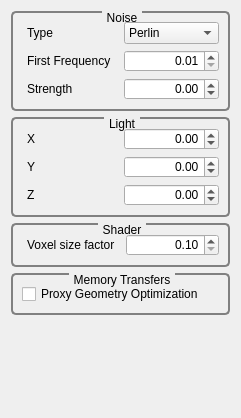
<?xml version="1.0" encoding="UTF-8"?>
<ui version="4.0">
 <class>GvQCustomEditor</class>
 <widget class="QWidget" name="GvQCustomEditor">
  <property name="geometry">
   <rect>
    <x>0</x>
    <y>0</y>
    <width>241</width>
    <height>418</height>
   </rect>
  </property>
  <property name="windowTitle">
   <string>Custom Editor</string>
  </property>
  <property name="styleSheet">
   <string>QGroupBox
{
     background-color: qlineargradient(x1: 0, y1: 0, x2: 0, y2: 1,
                                       stop: 0 #E0E0E0, stop: 1 #FFFFFF);
     border: 2px solid gray;
     border-radius: 5px;
     margin-top: 1ex; /* leave space at the top for the title */
 }

 QGroupBox::title
{
	 subcontrol-origin: margin;
     subcontrol-position: top center; /* position at the top center */
     padding: 0 3px;
     background-color: qlineargradient(x1: 0, y1: 0, x2: 0, y2: 1,
                                       stop: 0 #FFOECE, stop: 1 #FFFFFF);
 }

QLabel
{
	border-radius: 4px;
	padding: 2px;
 }
</string>
  </property>
  <layout class="QVBoxLayout" name="verticalLayout_2">
   <item>
    <widget class="QGroupBox" name="groupBox_4">
     <property name="title">
      <string>Noise</string>
     </property>
     <layout class="QGridLayout" name="gridLayout">
      <item row="0" column="0">
       <widget class="QLabel" name="label_3">
        <property name="text">
         <string>Type</string>
        </property>
       </widget>
      </item>
      <item row="0" column="1">
       <widget class="QComboBox" name="_noiseComboBox">
        <item>
         <property name="text">
          <string>Perlin</string>
         </property>
        </item>
       </widget>
      </item>
      <item row="1" column="0">
       <widget class="QLabel" name="label_9">
        <property name="text">
         <string>First Frequency</string>
        </property>
       </widget>
      </item>
      <item row="1" column="1">
       <widget class="QDoubleSpinBox" name="_noiseFirstFrequencySpinBox">
        <property name="alignment">
         <set>Qt::AlignRight|Qt::AlignTrailing|Qt::AlignVCenter</set>
        </property>
        <property name="minimum">
         <double>0.010000000000000</double>
        </property>
        <property name="singleStep">
         <double>0.100000000000000</double>
        </property>
       </widget>
      </item>
      <item row="2" column="0">
       <widget class="QLabel" name="label_10">
        <property name="text">
         <string>Strength</string>
        </property>
       </widget>
      </item>
      <item row="2" column="1">
       <widget class="QDoubleSpinBox" name="_noiseStrengthSpinBox">
        <property name="alignment">
         <set>Qt::AlignRight|Qt::AlignTrailing|Qt::AlignVCenter</set>
        </property>
        <property name="minimum">
         <double>-99.989999999999995</double>
        </property>
        <property name="singleStep">
         <double>0.100000000000000</double>
        </property>
       </widget>
      </item>
     </layout>
    </widget>
   </item>
   <item>
    <widget class="QGroupBox" name="groupBox_2">
     <property name="title">
      <string>Light</string>
     </property>
     <layout class="QGridLayout" name="gridLayout_2">
      <item row="0" column="1">
       <widget class="QDoubleSpinBox" name="_lightXDoubleSpinBox">
        <property name="alignment">
         <set>Qt::AlignRight|Qt::AlignTrailing|Qt::AlignVCenter</set>
        </property>
        <property name="minimum">
         <double>-99.989999999999995</double>
        </property>
        <property name="singleStep">
         <double>0.100000000000000</double>
        </property>
       </widget>
      </item>
      <item row="1" column="0">
       <widget class="QLabel" name="label_5">
        <property name="text">
         <string>Y</string>
        </property>
       </widget>
      </item>
      <item row="1" column="1">
       <widget class="QDoubleSpinBox" name="_lightYDoubleSpinBox">
        <property name="alignment">
         <set>Qt::AlignRight|Qt::AlignTrailing|Qt::AlignVCenter</set>
        </property>
        <property name="minimum">
         <double>-99.989999999999995</double>
        </property>
        <property name="singleStep">
         <double>0.100000000000000</double>
        </property>
       </widget>
      </item>
      <item row="2" column="0">
       <widget class="QLabel" name="label_6">
        <property name="text">
         <string>Z</string>
        </property>
       </widget>
      </item>
      <item row="2" column="1">
       <widget class="QDoubleSpinBox" name="_lightZDoubleSpinBox">
        <property name="alignment">
         <set>Qt::AlignRight|Qt::AlignTrailing|Qt::AlignVCenter</set>
        </property>
        <property name="minimum">
         <double>-99.989999999999995</double>
        </property>
        <property name="singleStep">
         <double>0.100000000000000</double>
        </property>
       </widget>
      </item>
      <item row="0" column="0">
       <widget class="QLabel" name="label_4">
        <property name="text">
         <string>X</string>
        </property>
       </widget>
      </item>
     </layout>
    </widget>
   </item>
   <item>
    <widget class="QGroupBox" name="groupBox_3">
     <property name="title">
      <string>Shader</string>
     </property>
     <layout class="QGridLayout" name="gridLayout_3">
      <item row="0" column="1">
       <widget class="QDoubleSpinBox" name="_voxelSizeMultiplierDoubleSpinBox">
        <property name="alignment">
         <set>Qt::AlignRight|Qt::AlignTrailing|Qt::AlignVCenter</set>
        </property>
        <property name="minimum">
         <double>0.100000000000000</double>
        </property>
        <property name="maximum">
         <double>10.000000000000000</double>
        </property>
        <property name="singleStep">
         <double>0.100000000000000</double>
        </property>
       </widget>
      </item>
      <item row="0" column="0">
       <widget class="QLabel" name="label_11">
        <property name="text">
         <string>Voxel size factor</string>
        </property>
       </widget>
      </item>
     </layout>
    </widget>
   </item>
   <item>
    <widget class="QGroupBox" name="groupBox">
     <property name="title">
      <string>Memory Transfers</string>
     </property>
     <layout class="QVBoxLayout" name="verticalLayout">
      <item>
       <widget class="QCheckBox" name="_proxyGeometryOptimisationCheckBox">
        <property name="text">
         <string>Proxy Geometry Optimization</string>
        </property>
       </widget>
      </item>
     </layout>
    </widget>
   </item>
   <item>
    <spacer name="verticalSpacer">
     <property name="orientation">
      <enum>Qt::Vertical</enum>
     </property>
     <property name="sizeHint" stdset="0">
      <size>
       <width>20</width>
       <height>60</height>
      </size>
     </property>
    </spacer>
   </item>
  </layout>
  <zorder>groupBox_2</zorder>
  <zorder>groupBox_4</zorder>
  <zorder>verticalSpacer</zorder>
  <zorder>groupBox_3</zorder>
  <zorder>groupBox</zorder>
 </widget>
 <resources/>
 <connections/>
</ui>
